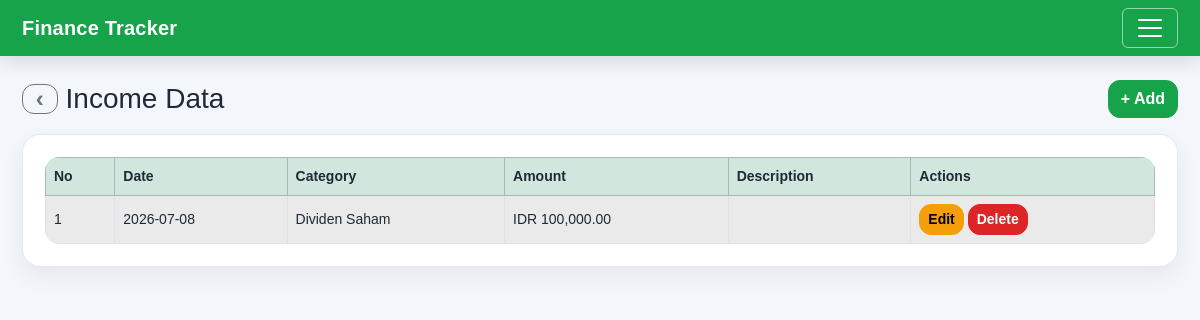
Screenshot of /user/income.php (signed in) with the database file from the repository.
### tables this page shows
CREATE TABLE `transactions` (
  `id` int(11) NOT NULL,
  `user_id` int(11) NOT NULL,
  `category_id` int(11) NOT NULL,
  `type` enum('income','expense') NOT NULL,
  `amount` decimal(15,2) NOT NULL,
  `description` text DEFAULT NULL,
  `transaction_date` date NOT NULL,
  `created_at` timestamp NOT NULL DEFAULT current_timestamp()
);

CREATE TABLE `categories` (
  `id` int(11) NOT NULL,
  `name` varchar(100) NOT NULL,
  `type` enum('income','expense') NOT NULL,
  `user_id` int(11) DEFAULT NULL,
  `created_at` timestamp NOT NULL DEFAULT current_timestamp()
);

### config/bootstrap.php (called while the page is built, shortened)
<?php
require_once __DIR__ . '/../user/format.php';
require_once __DIR__ . '/../user/i18n.php';
$current_theme = $_SESSION['theme'] ?? 'default';
$current_currency = $_SESSION['currency'] ?? 'IDR';
$current_language = $_SESSION['language'] ?? 'id';
$user_id = (int) $_SESSION['user_id'];

### user/i18n.php (called while the page is built, shortened)
<?php
$translations = [];
function load_language(string $language = 'id'): void
{
    $languageFile = __DIR__ . '/' . $language . '.php';
    if (is_file($languageFile)) {
        $loadedTranslations = require $languageFile;
        if (is_array($loadedTranslations)) {
            $translations = $loadedTranslations;
            return;
        }
    }
}
function __(
    string $key,
    ?string $default = null,
    array $replacements = []
): string {
    global $translations;
    $fallbackText = $default;
    if ($fallbackText === null) {
        $fallbackText = ucfirst(
            str_replace('_', ' ', $key)
        );
    }
    $text = $translations[$key] ?? $fallbackText;
    return $text;
}

### user/format.php (called while the page is built, shortened)
<?php
function format_currency($amount, $currency_code = 'IDR') {
    $formatter = new NumberFormatter('en_US', NumberFormatter::CURRENCY);
    return $formatter->formatCurrency($amount, $currency_code);
}

### user/income.php (the view, shortened to what this page needs)
<?php
require_once __DIR__ . '/../config/bootstrap.php';
$query = "
    SELECT
        transactions.*,
        categories.name AS category_name
    FROM transactions
    INNER JOIN categories
        ON transactions.category_id = categories.id
    WHERE transactions.user_id = ?
        AND transactions.type = 'income'
    ORDER BY transactions.transaction_date DESC
";
$stmt = mysqli_prepare($conn, $query);
mysqli_stmt_bind_param(
    $stmt,
    'i',
    $user_id
);
mysqli_stmt_execute($stmt);
$result = mysqli_stmt_get_result($stmt);
?>
<!DOCTYPE html>
<html lang="<?= htmlspecialchars(
    $current_language,
    ENT_QUOTES,
    'UTF-8'
) ?>">
<head>
    <link
        href="https://cdn.jsdelivr.net/npm/bootstrap@5.3.3/dist/css/bootstrap.min.css"
        rel="stylesheet"
    >
    <link
        rel="stylesheet"
        href="../assets/css/style.css"
    >
</head>
<body data-theme="<?= htmlspecialchars(
    $current_theme,
    ENT_QUOTES,
    'UTF-8'
) ?>">
<?php require __DIR__ . '/navbar.php'; ?>
<div class="container mt-4">
    <div
        class="d-flex justify-content-between align-items-center mb-3"
    >
        <div class="d-flex align-items-center">
            <a
                href="../index.php"
                class="btn btn-outline-secondary me-2 btn-back-icon"
                title="<?= htmlspecialchars(
                    __('back_to_home'),
                    ENT_QUOTES,
                    'UTF-8'
                ) ?>"
                aria-label="<?= htmlspecialchars(
                    __('back_to_home'),
                    ENT_QUOTES,
                    'UTF-8'
                ) ?>"
            >
                ‹
            </a>
            <h3 class="mb-0">
                <?= htmlspecialchars(
                    __('income_data'),
                    ENT_QUOTES,
                    'UTF-8'
                ) ?>
            </h3>
        </div>
        <a
            href="income_create.php"
            class="btn btn-success"
        >
            + <?= htmlspecialchars(
                __('add'),
                ENT_QUOTES,
                'UTF-8'
            ) ?>
        </a>
    </div>
    <div class="card">
        <div class="card-body">
            <div class="table-responsive">
                <table class="table table-bordered table-striped">
                    <thead class="table-success">
                        <tr>
                            <th>
                                <?= htmlspecialchars(
                                    __('no'),
                                    ENT_QUOTES,
                                    'UTF-8'
                                ) ?>
                            </th>
                            <th>
                                <?= htmlspecialchars(
                                    __('date'),
                                    ENT_QUOTES,
                                    'UTF-8'
                                ) ?>
                            </th>
                            <th>
                                <?= htmlspecialchars(
                                    __('category'),
                                    ENT_QUOTES,
                                    'UTF-8'
                                ) ?>
                            </th>
                            <th>
                                <?= htmlspecialchars(
                                    __('amount'),
                                    ENT_QUOTES,
                                    'UTF-8'
                                ) ?>
                            </th>
                            <th>
                                <?= htmlspecialchars(
                                    __('description'),
                                    ENT_QUOTES,
                                    'UTF-8'
                                ) ?>
                            </th>
                            <th>
                                <?= htmlspecialchars(
                                    __('actions'),
                                    ENT_QUOTES,
                                    'UTF-8'
                                ) ?>
                            </th>
                        </tr>
                    </thead>
                    <tbody>
                    <?php if (mysqli_num_rows($result) > 0) : ?>
                        <?php $number = 1; ?>
                        <?php while ($row = mysqli_fetch_assoc($result)) : ?>
                            <tr>
                                <td>
                                    <?= $number++; ?>
                                </td>
                                <td>
                                    <?= htmlspecialchars(
                                        (string) $row['transaction_date'],
                                        ENT_QUOTES,
                                        'UTF-8'
                                    ) ?>
                                </td>
                                <td>
                                    <?= htmlspecialchars(
                                        (string) $row['category_name'],
                                        ENT_QUOTES,
                                        'UTF-8'
                                    ) ?>
                                </td>
                                <td>
                                    <?= htmlspecialchars(
                                        format_currency(
                                            $row['amount'],
                                            $current_currency
                                        ),
                                        ENT_QUOTES,
                                        'UTF-8'
                                    ) ?>
                                </td>
                                <td>
                                </td>
                                <td>
                                    <a
                                        href="income_edit.php?id=<?= (int) $row['id'] ?>"
                                        class="btn btn-warning btn-sm"
                                    >
                                        <?= htmlspecialchars(
                                            __('edit'),
                                            ENT_QUOTES,
                                            'UTF-8'
                                        ) ?>
                                    </a>
                                    <a
                                        href="income_delete.php?id=<?= (int) $row['id'] ?>"
                                        class="btn btn-danger btn-sm"
                                        onclick='return confirm(
                                            <?= json_encode(
                                                __('confirm_delete_income'),
                                                JSON_HEX_TAG
                                                | JSON_HEX_AMP
                                                | JSON_HEX_APOS
                                                | JSON_HEX_QUOT
                                            ) ?>
                                        )'
                                    >
                                        <?= htmlspecialchars(
                                            __('delete'),
                                            ENT_QUOTES,
                                            'UTF-8'
                                        ) ?>
                                    </a>
                                </td>
                            </tr>
                        <?php endwhile; ?>
                    <?php endif; ?>
                    </tbody>
                </table>
            </div>
        </div>
    </div>
</div>
</body>
</html>

### assets/css/style.css (style rules this page uses)
:root, [data-theme="default"] { --primary-color: #2563eb; --primary-dark: #1e40af; --success-color: #16a34a; --danger-color: #dc2626; --warning-color: #f59e0b; --info-color: #0ea5e9; --dark-color: #111827; --muted-color: #6b7280; --bg-color: #f3f6fb; --text-color: #1f2937; --card-bg: #ffffff; --border-color: #e5e7eb; --header-text: #ffffff; }
* { box-sizing: border-box; }
html { min-height: 100%; }
body { min-height: 100vh; margin: 0; font-family: Arial, sans-serif; background: var(--bg-color); color: var(--text-color); }
.container { max-width: 1180px; }
.card { border: 1px solid var(--border-color) !important; border-radius: 18px; background-color: var(--card-bg); box-shadow: 0 10px 24px rgba(15, 23, 42, 0.06); }
.card-body { padding: 22px; }
.btn { border-radius: 12px; font-weight: 700; }
.btn-success { background: var(--success-color); border-color: var(--success-color); }
.btn-danger { background: var(--danger-color); border-color: var(--danger-color); }
.btn-warning { background: var(--warning-color); border-color: var(--warning-color); }
.btn-back-icon { padding: 0.1rem 0.8rem; font-size: 1.5rem; font-weight: 700; line-height: 1; }
.table-responsive { overflow-x: auto; border-radius: 14px; }
.table { margin-bottom: 0; color: var(--text-color); }
.table th { color: var(--text-color); font-size: 14px; white-space: nowrap; }
.table td { color: var(--text-color); font-size: 14px; vertical-align: middle; }
.table-striped > tbody > tr:nth-of-type(odd) > * { background-color: rgba(0, 0, 0, 0.03); }

### rows the page displays
transactions: transaction_date "2026-07-08", category.name "Dividen Saham", amount "IDR 100,000.00"

### other values shown
__('income_data') "Income Data"
__('add') "Add"
__('no') "No"
__('date') "Date"
__('category') "Category"
__('amount') "Amount"
__('description') "Description"
__('actions') "Actions"
